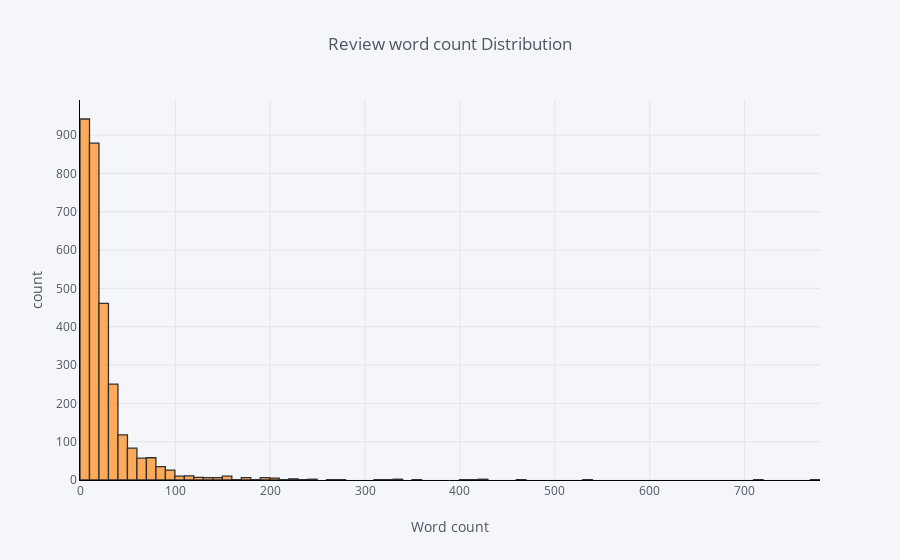

The code cell stored with this chart in its notebook:
### Markdown cell above
#                             Word Count

### Code cell
#word count distribution
lionking_dt['word_count'].iplot(
    kind='hist',
    bins=100,
    xTitle='Word count',
    linecolor='black',
    yTitle='count',
    title='Review word count Distribution')

### Figure 1 — Plotly figure (JSON) as saved in the notebook; plotly's stock layout.template omitted (floating-point values rounded to 4 significant figures; data arrays with more than 128 entries replaced by an {"elided": "..."} marker saying what was removed)
{"data": [{"histfunc": "count", "histnorm": "", "marker": {"color": "rgba(255, 153, 51, 1.0)", "line": {"color": "#000000", "width": 1.3}}, "name": "word_count", "nbinsx": 100, "opacity": 0.8, "orientation": "v", "type": "histogram", "uid": "b468ecb0-ab8b-488d-ad74-8b67145f5c28", "x": {"elided": "3000 int values"}}], "layout": {"barmode": "overlay", "legend": {"bgcolor": "#F5F6F9", "font": {"color": "#4D5663"}}, "paper_bgcolor": "#F5F6F9", "plot_bgcolor": "#F5F6F9", "title": {"font": {"color": "#4D5663"}, "text": "Review word count Distribution"}, "xaxis": {"gridcolor": "#E1E5ED", "linecolor": "black", "showgrid": true, "tickfont": {"color": "#4D5663"}, "title": {"font": {"color": "#4D5663"}, "text": "Word count"}, "zerolinecolor": "#E1E5ED"}, "yaxis": {"gridcolor": "#E1E5ED", "linecolor": "black", "showgrid": true, "tickfont": {"color": "#4D5663"}, "title": {"font": {"color": "#4D5663"}, "text": "count"}, "zerolinecolor": "#E1E5ED"}}}
